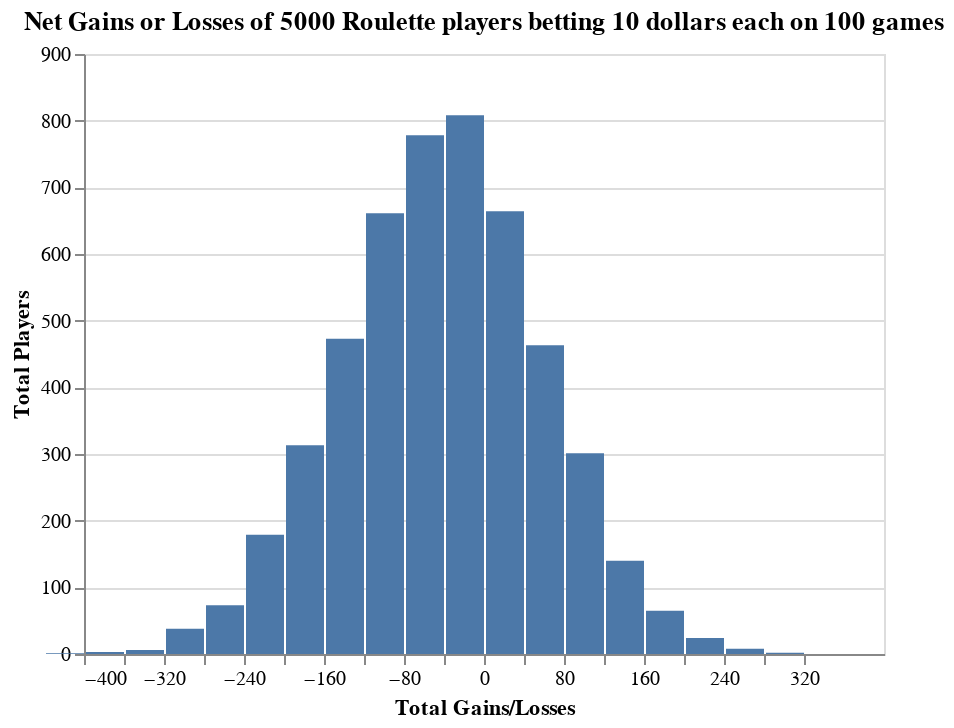

The notebook cell saved with this chart:
### Code cell
alt.Chart(simulation).mark_bar().encode(
    alt.X("Gain/Loss:Q",bin=Bin(step=40, anchor=0), title = 'Total Gains/Losses', scale = alt.Scale(domain=(-400, 400))),
    alt.Y('count()', title = 'Total Players'),
).properties(title='Net Gains or Losses of 5000 Roulette players betting 10 dollars each on 100 games')

### Figure 1 — Vega-Lite specification as saved in the notebook (floating-point values rounded to 4 significant figures; data arrays with more than 128 entries replaced by an {"elided": "..."} marker saying what was removed)
{"config": {"view": {"continuousWidth": 400, "continuousHeight": 300}}, "data": {"name": "data-c5f37eaf7f2f93eb8b0a34c7f7382ff2"}, "mark": "bar", "encoding": {"x": {"bin": {"anchor": 0, "step": 40}, "field": "Gain/Loss", "scale": {"domain": [-400, 400]}, "title": "Total Gains/Losses", "type": "quantitative"}, "y": {"aggregate": "count", "title": "Total Players", "type": "quantitative"}}, "title": "Net Gains or Losses of 5000 Roulette players betting 10 dollars each on 100 games", "$schema": "https://vega.github.io/schema/vega-lite/v4.17.0.json", "datasets": {"data-c5f37eaf7f2f93eb8b0a34c7f7382ff2": {"elided": "5000 records"}}}
